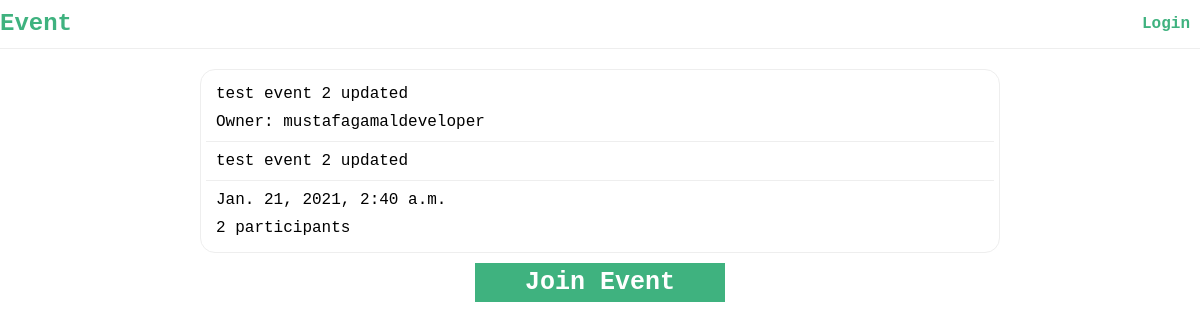
The app's page /events/2/ with its own data.
### events/models.py (models this page shows, shortened)
class Event(models.Model):
    owner = models.ForeignKey(
        CustomUser,
        on_delete=models.CASCADE,
        related_name="owned_events")
    title = models.CharField(max_length=200)
    description = models.TextField()
    date = models.DateTimeField()
    participants = models.ManyToManyField(
        CustomUser,
        blank=True,
        related_name="events")
    created_at = models.DateTimeField(auto_now_add=True)
    updated_at = models.DateTimeField(auto_now=True)
    def _is_owner(self, request):
        return request.user.is_authenticated and request.user == self.owner
    def _is_participating(self, request):
        return request.user.is_authenticated and self.participants.filter(pk=request.user.pk).exists()

### accounts/models.py (models this page shows, shortened)
class CustomUser(AbstractUser):
    @property
    def name(self):
        return self.email.split('@')[0]

### events/views.py (the view)
# urls.py: path('events/<int:pk>/', views.EventDetailView.as_view(), name='events.detail'),
class EventDetailView(DetailView):
    model = Event
    template_name = "events/detail.html"
    context_object_name = "event"
    def get_context_data(self, **kwargs):
        context = super().get_context_data(**kwargs)
        context['is_owner'] = self.object._is_owner(self.request)
        context['is_participating'] = self.object._is_participating(self.request)
        return context

### events/templates/events/detail.html (shortened to what this page needs)
{% extends 'events/layout.html' %}
{% block content %}
<div class="detail">
    <div class="event">
        <div class="header">
            <p class="title">
                {{ event.title }}
            </p>
            <p class="owner">
                Owner: {{ event.owner.name }}
            </p>
        </div>
        <div class="body">
            <p class="description">
                {{ event.description }}
            </p>
        </div>
        <div class="info">
            <p class="date">
                {{ event.date }}
            </p>
            <p class="participants">
                {{ event.participants.count }} participants
            </p>
        </div>
    </div>
    {% if not is_owner %}
        {% if is_participating %}
            <form
                action="{% url 'events.withdraw' pk=event.pk %}"
                method="post"
                class="join-event">
                {% csrf_token %}
                <div class="field">
                    <div class="input create-event">
                        <button id="events-delete">Withdraw</button>
                    </div>
                </div>
            </form>
        {% else %}
            <form
                action="{% url 'events.join' pk=event.pk %}"
                method="post"
                class="join-event">
                <input type="submit" value="Join Event">
            </form>
        {% endif %}
    {% else %}
        <div class="create-event">
            <a href="{% url 'events.update' pk=event.pk %}">Update Event</a>
        </div>
    {% endif %}
</div>
{% endblock content %}

### events/static/events/css/styles.css (style rules this page uses)
* { margin: 0; padding: 0; box-sizing: border-box; font-family: 'Courier New', Courier, monospace; }
.create-event a, .create-event button, .join-event input[type="submit"] { display: block; margin: auto; width: 250px; text-align: center; text-decoration: none; font-weight: bold; font-size: 25px; color: white; background-color: #3FB27F; padding: 5px 10px; border: none; outline: none; }
.event { max-width: 800px; margin: 10px auto; border: 1px solid #eee; padding: 5px; border-radius: 15px; }
.event .header, .event .body, .event .info { padding: 10px; }
.event .header { border-bottom: 1px solid #eee; }
.event .header .title { margin-bottom: 10px; }
.event .body { border-bottom: 1px solid #eee; }
.event .info .date { margin-bottom: 10px; }

### records on screen
Event: title "test event 2 updated", owner.name "mustafagamaldeveloper", description "test event 2 updated", date "Jan. 21, 2021, 2:40 a.m.", participants.count "2"
